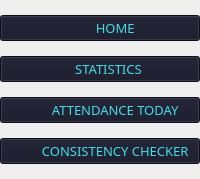
              <widget class="QFrame" name="frame_top_menu">
               <property name="minimumSize">
                <size>
                 <width>0</width>
                 <height>0</height>
                </size>
               </property>
               <property name="styleSheet">
                <string notr="true"/>
               </property>
               <property name="frameShape">
                <enum>QFrame::NoFrame</enum>
               </property>
               <property name="frameShadow">
                <enum>QFrame::Raised</enum>
               </property>
               <layout class="QVBoxLayout" name="verticalLayout_6">
                <property name="spacing">
                 <number>15</number>
                </property>
                <property name="leftMargin">
                 <number>0</number>
                </property>
                <property name="topMargin">
                 <number>15</number>
                </property>
                <property name="rightMargin">
                 <number>0</number>
                </property>
                <property name="bottomMargin">
                 <number>15</number>
                </property>
                <item>
                 <widget class="QPushButton" name="menu_btn_home">
                  <property name="sizePolicy">
                   <sizepolicy hsizetype="Expanding" vsizetype="Expanding">
                    <horstretch>0</horstretch>
                    <verstretch>0</verstretch>
                   </sizepolicy>
                  </property>
                  <property name="minimumSize">
                   <size>
                    <width>0</width>
                    <height>0</height>
                   </size>
                  </property>
                  <property name="palette">
                   <palette>
                    <active>
                     <colorrole role="WindowText">
                      <brush brushstyle="SolidPattern">
                       <color alpha="255">
                        <red>67</red>
                        <green>221</green>
                        <blue>230</blue>
                       </color>
                      </brush>
                     </colorrole>
                     <colorrole role="Button">
                      <brush brushstyle="SolidPattern">
                       <color alpha="255">
                        <red>20</red>
                        <green>21</green>
                        <blue>38</blue>
                       </color>
                      </brush>
                     </colorrole>
                     <colorrole role="Text">
                      <brush brushstyle="SolidPattern">
                       <color alpha="255">
                        <red>67</red>
                        <green>221</green>
                        <blue>230</blue>
                       </color>
                      </brush>
                     </colorrole>
                     <colorrole role="ButtonText">
                      <brush brushstyle="SolidPattern">
                       <color alpha="255">
                        <red>67</red>
                        <green>221</green>
                        <blue>230</blue>
                       </color>
                      </brush>
                     </colorrole>
                     <colorrole role="Base">
                      <brush brushstyle="SolidPattern">
                       <color alpha="255">
                        <red>20</red>
                        <green>21</green>
                        <blue>38</blue>
                       </color>
                      </brush>
                     </colorrole>
                     <colorrole role="Window">
                      <brush brushstyle="SolidPattern">
                       <color alpha="255">
                        <red>20</red>
                        <green>21</green>
                        <blue>38</blue>
                       </color>
                      </brush>
                     </colorrole>
                    </active>
                    <inactive>
                     <colorrole role="WindowText">
                      <brush brushstyle="SolidPattern">
                       <color alpha="255">
                        <red>67</red>
                        <green>221</green>
                        <blue>230</blue>
                       </color>
                      </brush>
                     </colorrole>
                     <colorrole role="Button">
                      <brush brushstyle="SolidPattern">
                       <color alpha="255">
                        <red>20</red>
                        <green>21</green>
                        <blue>38</blue>
                       </color>
                      </brush>
                     </colorrole>
                     <colorrole role="Text">
                      <brush brushstyle="SolidPattern">
                       <color alpha="255">
                        <red>67</red>
                        <green>221</green>
                        <blue>230</blue>
                       </color>
                      </brush>
                     </colorrole>
                     <colorrole role="ButtonText">
                      <brush brushstyle="SolidPattern">
                       <color alpha="255">
                        <red>67</red>
                        <green>221</green>
                        <blue>230</blue>
                       </color>
                      </brush>
                     </colorrole>
                     <colorrole role="Base">
                      <brush brushstyle="SolidPattern">
                       <color alpha="255">
                        <red>20</red>
                        <green>21</green>
                        <blue>38</blue>
                       </color>
                      </brush>
                     </colorrole>
                     <colorrole role="Window">
                      <brush brushstyle="SolidPattern">
                       <color alpha="255">
                        <red>20</red>
                        <green>21</green>
                        <blue>38</blue>
                       </color>
                      </brush>
                     </colorrole>
                    </inactive>
                    <disabled>
                     <colorrole role="WindowText">
                      <brush brushstyle="SolidPattern">
                       <color alpha="255">
                        <red>67</red>
                        <green>221</green>
                        <blue>230</blue>
                       </color>
                      </brush>
                     </colorrole>
                     <colorrole role="Button">
                      <brush brushstyle="SolidPattern">
                       <color alpha="255">
                        <red>20</red>
                        <green>21</green>
                        <blue>38</blue>
                       </color>
                      </brush>
                     </colorrole>
                     <colorrole role="Text">
                      <brush brushstyle="SolidPattern">
                       <color alpha="255">
                        <red>67</red>
                        <green>221</green>
                        <blue>230</blue>
                       </color>
                      </brush>
                     </colorrole>
                     <colorrole role="ButtonText">
                      <brush brushstyle="SolidPattern">
                       <color alpha="255">
                        <red>67</red>
                        <green>221</green>
                        <blue>230</blue>
                       </color>
                      </brush>
                     </colorrole>
                     <colorrole role="Base">
                      <brush brushstyle="SolidPattern">
                       <color alpha="255">
                        <red>20</red>
                        <green>21</green>
                        <blue>38</blue>
                       </color>
                      </brush>
                     </colorrole>
                     <colorrole role="Window">
                      <brush brushstyle="SolidPattern">
                       <color alpha="255">
                        <red>20</red>
                        <green>21</green>
                        <blue>38</blue>
                       </color>
                      </brush>
                     </colorrole>
                    </disabled>
                   </palette>
                  </property>
                  <property name="font">
                   <font>
                    <family>Montserrat</family>
                    <pointsize>10</pointsize>
                   </font>
                  </property>
                  <property name="cursor">
                   <cursorShape>PointingHandCursor</cursorShape>
                  </property>
                  <property name="layoutDirection">
                   <enum>Qt::LeftToRight</enum>
                  </property>
                  <property name="styleSheet">
                   <string notr="true">*:selected{
	background-color: rgb(255, 255, 255);
}</string>
                  </property>
                  <property name="text">
                   <string>         HOME</string>
                  </property>
                  <property name="icon">
                   <iconset resource="../imgs.qrc">
                    <normaloff>:/newPrefix/images/icons8-home-24.png</normaloff>:/newPrefix/images/icons8-home-24.png</iconset>
                  </property>
                  <property name="iconSize">
                   <size>
                    <width>80</width>
                    <height>80</height>
                   </size>
                  </property>
                  <property name="autoRepeat">
                   <bool>false</bool>
                  </property>
                  <property name="autoDefault">
                   <bool>false</bool>
                  </property>
                 </widget>
                </item>
                <item>
                 <widget class="QPushButton" name="menu_btn_stat">
                  <property name="sizePolicy">
                   <sizepolicy hsizetype="Expanding" vsizetype="Expanding">
                    <horstretch>0</horstretch>
                    <verstretch>0</verstretch>
                   </sizepolicy>
                  </property>
                  <property name="palette">
                   <palette>
                    <active>
                     <colorrole role="WindowText">
                      <brush brushstyle="SolidPattern">
                       <color alpha="255">
                        <red>67</red>
                        <green>221</green>
                        <blue>230</blue>
                       </color>
                      </brush>
                     </colorrole>
                     <colorrole role="Button">
                      <brush brushstyle="SolidPattern">
                       <color alpha="255">
                        <red>20</red>
                        <green>21</green>
                        <blue>38</blue>
                       </color>
                      </brush>
                     </colorrole>
                     <colorrole role="Text">
                      <brush brushstyle="SolidPattern">
                       <color alpha="255">
                        <red>67</red>
                        <green>221</green>
                        <blue>230</blue>
                       </color>
                      </brush>
                     </colorrole>
                     <colorrole role="ButtonText">
                      <brush brushstyle="SolidPattern">
                       <color alpha="255">
                        <red>67</red>
                        <green>221</green>
                        <blue>230</blue>
                       </color>
                      </brush>
                     </colorrole>
                     <colorrole role="Base">
                      <brush brushstyle="SolidPattern">
                       <color alpha="255">
                        <red>20</red>
                        <green>21</green>
                        <blue>38</blue>
                       </color>
                      </brush>
                     </colorrole>
                     <colorrole role="Window">
                      <brush brushstyle="SolidPattern">
                       <color alpha="255">
                        <red>20</red>
                        <green>21</green>
                        <blue>38</blue>
                       </color>
                      </brush>
                     </colorrole>
                    </active>
                    <inactive>
                     <colorrole role="WindowText">
                      <brush brushstyle="SolidPattern">
                       <color alpha="255">
                        <red>67</red>
                        <green>221</green>
                        <blue>230</blue>
                       </color>
                      </brush>
                     </colorrole>
                     <colorrole role="Button">
                      <brush brushstyle="SolidPattern">
                       <color alpha="255">
                        <red>20</red>
                        <green>21</green>
                        <blue>38</blue>
                       </color>
                      </brush>
                     </colorrole>
                     <colorrole role="Text">
                      <brush brushstyle="SolidPattern">
                       <color alpha="255">
                        <red>67</red>
                        <green>221</green>
                        <blue>230</blue>
                       </color>
                      </brush>
                     </colorrole>
                     <colorrole role="ButtonText">
                      <brush brushstyle="SolidPattern">
                       <color alpha="255">
                        <red>67</red>
                        <green>221</green>
                        <blue>230</blue>
                       </color>
                      </brush>
                     </colorrole>
                     <colorrole role="Base">
                      <brush brushstyle="SolidPattern">
                       <color alpha="255">
                        <red>20</red>
                        <green>21</green>
                        <blue>38</blue>
                       </color>
                      </brush>
                     </colorrole>
                     <colorrole role="Window">
                      <brush brushstyle="SolidPattern">
                       <color alpha="255">
                        <red>20</red>
                        <green>21</green>
                        <blue>38</blue>
                       </color>
                      </brush>
                     </colorrole>
                    </inactive>
                    <disabled>
                     <colorrole role="WindowText">
                      <brush brushstyle="SolidPattern">
                       <color alpha="255">
                        <red>67</red>
                        <green>221</green>
                        <blue>230</blue>
                       </color>
                      </brush>
                     </colorrole>
                     <colorrole role="Button">
                      <brush brushstyle="SolidPattern">
                       <color alpha="255">
                        <red>20</red>
                        <green>21</green>
                        <blue>38</blue>
                       </color>
                      </brush>
                     </colorrole>
                     <colorrole role="Text">
                      <brush brushstyle="SolidPattern">
                       <color alpha="255">
                        <red>67</red>
                        <green>221</green>
                        <blue>230</blue>
                       </color>
                      </brush>
                     </colorrole>
                     <colorrole role="ButtonText">
                      <brush brushstyle="SolidPattern">
                       <color alpha="255">
                        <red>67</red>
                        <green>221</green>
                        <blue>230</blue>
                       </color>
                      </brush>
                     </colorrole>
                     <colorrole role="Base">
                      <brush brushstyle="SolidPattern">
                       <color alpha="255">
                        <red>20</red>
                        <green>21</green>
                        <blue>38</blue>
                       </color>
                      </brush>
                     </colorrole>
                     <colorrole role="Window">
                      <brush brushstyle="SolidPattern">
                       <color alpha="255">
                        <red>20</red>
                        <green>21</green>
                        <blue>38</blue>
                       </color>
                      </brush>
                     </colorrole>
                    </disabled>
                   </palette>
                  </property>
                  <property name="font">
                   <font>
                    <family>Montserrat</family>
                    <pointsize>10</pointsize>
                   </font>
                  </property>
                  <property name="cursor">
                   <cursorShape>PointingHandCursor</cursorShape>
                  </property>
                  <property name="styleSheet">
                   <string notr="true"/>
                  </property>
                  <property name="text">
                   <string>         STATISTICS    </string>
                  </property>
                  <property name="icon">
                   <iconset resource="../imgs.qrc">
                    <normaloff>:/newPrefix/images/icons8-combo-chart-24.png</normaloff>:/newPrefix/images/icons8-combo-chart-24.png</iconset>
                  </property>
                  <property name="iconSize">
                   <size>
                    <width>80</width>
                    <height>80</height>
                   </size>
                  </property>
                 </widget>
                </item>
                <item>
                 <widget class="QPushButton" name="menu_btn_attndnce">
                  <property name="sizePolicy">
                   <sizepolicy hsizetype="Expanding" vsizetype="Expanding">
                    <horstretch>0</horstretch>
                    <verstretch>0</verstretch>
                   </sizepolicy>
                  </property>
                  <property name="palette">
                   <palette>
                    <active>
                     <colorrole role="WindowText">
                      <brush brushstyle="SolidPattern">
                       <color alpha="255">
                        <red>67</red>
                        <green>221</green>
                        <blue>230</blue>
                       </color>
                      </brush>
                     </colorrole>
                     <colorrole role="Button">
                      <brush brushstyle="SolidPattern">
                       <color alpha="255">
                        <red>20</red>
                        <green>21</green>
                        <blue>38</blue>
                       </color>
                      </brush>
                     </colorrole>
                     <colorrole role="Text">
                      <brush brushstyle="SolidPattern">
                       <color alpha="255">
                        <red>67</red>
                        <green>221</green>
                        <blue>230</blue>
                       </color>
                      </brush>
                     </colorrole>
                     <colorrole role="ButtonText">
                      <brush brushstyle="SolidPattern">
                       <color alpha="255">
                        <red>67</red>
                        <green>221</green>
                        <blue>230</blue>
                       </color>
                      </brush>
                     </colorrole>
                     <colorrole role="Base">
                      <brush brushstyle="SolidPattern">
                       <color alpha="255">
                        <red>20</red>
                        <green>21</green>
                        <blue>38</blue>
                       </color>
                      </brush>
                     </colorrole>
                     <colorrole role="Window">
                      <brush brushstyle="SolidPattern">
                       <color alpha="255">
                        <red>20</red>
                        <green>21</green>
                        <blue>38</blue>
                       </color>
                      </brush>
                     </colorrole>
                    </active>
                    <inactive>
                     <colorrole role="WindowText">
                      <brush brushstyle="SolidPattern">
                       <color alpha="255">
                        <red>67</red>
                        <green>221</green>
                        <blue>230</blue>
                       </color>
                      </brush>
                     </colorrole>
                     <colorrole role="Button">
                      <brush brushstyle="SolidPattern">
                       <color alpha="255">
                        <red>20</red>
                        <green>21</green>
                        <blue>38</blue>
                       </color>
                      </brush>
                     </colorrole>
                     <colorrole role="Text">
                      <brush brushstyle="SolidPattern">
                       <color alpha="255">
                        <red>67</red>
                        <green>221</green>
                        <blue>230</blue>
                       </color>
                      </brush>
                     </colorrole>
                     <colorrole role="ButtonText">
                      <brush brushstyle="SolidPattern">
                       <color alpha="255">
                        <red>67</red>
                        <green>221</green>
                        <blue>230</blue>
                       </color>
                      </brush>
                     </colorrole>
                     <colorrole role="Base">
                      <brush brushstyle="SolidPattern">
                       <color alpha="255">
                        <red>20</red>
                        <green>21</green>
                        <blue>38</blue>
                       </color>
                      </brush>
                     </colorrole>
                     <colorrole role="Window">
                      <brush brushstyle="SolidPattern">
                       <color alpha="255">
                        <red>20</red>
                        <green>21</green>
                        <blue>38</blue>
                       </color>
                      </brush>
                     </colorrole>
                    </inactive>
                    <disabled>
                     <colorrole role="WindowText">
                      <brush brushstyle="SolidPattern">
                       <color alpha="255">
                        <red>67</red>
                        <green>221</green>
                        <blue>230</blue>
                       </color>
                      </brush>
                     </colorrole>
                     <colorrole role="Button">
                      <brush brushstyle="SolidPattern">
                       <color alpha="255">
                        <red>20</red>
                        <green>21</green>
                        <blue>38</blue>
                       </color>
                      </brush>
                     </colorrole>
                     <colorrole role="Text">
                      <brush brushstyle="SolidPattern">
                       <color alpha="255">
                        <red>67</red>
                        <green>221</green>
                        <blue>230</blue>
                       </color>
                      </brush>
                     </colorrole>
                     <colorrole role="ButtonText">
                      <brush brushstyle="SolidPattern">
                       <color alpha="255">
                        <red>67</red>
                        <green>221</green>
                        <blue>230</blue>
                       </color>
                      </brush>
                     </colorrole>
                     <colorrole role="Base">
                      <brush brushstyle="SolidPattern">
                       <color alpha="255">
                        <red>20</red>
                        <green>21</green>
                        <blue>38</blue>
                       </color>
                      </brush>
                     </colorrole>
                     <colorrole role="Window">
                      <brush brushstyle="SolidPattern">
                       <color alpha="255">
                        <red>20</red>
                        <green>21</green>
                        <blue>38</blue>
                       </color>
                      </brush>
                     </colorrole>
                    </disabled>
                   </palette>
                  </property>
                  <property name="font">
                   <font>
                    <family>Montserrat</family>
                    <pointsize>10</pointsize>
                   </font>
                  </property>
                  <property name="cursor">
                   <cursorShape>PointingHandCursor</cursorShape>
                  </property>
                  <property name="styleSheet">
                   <string notr="true"/>
                  </property>
                  <property name="text">
                   <string>         ATTENDANCE TODAY</string>
                  </property>
                  <property name="icon">
                   <iconset resource="../imgs.qrc">
                    <normaloff>:/newPrefix/images/icons8-attendance-24.png</normaloff>:/newPrefix/images/icons8-attendance-24.png</iconset>
                  </property>
                  <property name="iconSize">
                   <size>
                    <width>80</width>
                    <height>80</height>
                   </size>
                  </property>
                 </widget>
                </item>
                <item>
                 <widget class="QPushButton" name="menu_btn_conCheck">
                  <property name="sizePolicy">
                   <sizepolicy hsizetype="Expanding" vsizetype="Expanding">
                    <horstretch>0</horstretch>
                    <verstretch>0</verstretch>
                   </sizepolicy>
                  </property>
                  <property name="palette">
                   <palette>
                    <active>
                     <colorrole role="WindowText">
                      <brush brushstyle="SolidPattern">
                       <color alpha="255">
                        <red>67</red>
                        <green>221</green>
                        <blue>230</blue>
                       </color>
                      </brush>
                     </colorrole>
                     <colorrole role="Button">
                      <brush brushstyle="SolidPattern">
                       <color alpha="255">
                        <red>20</red>
                        <green>21</green>
                        <blue>38</blue>
                       </color>
                      </brush>
                     </colorrole>
                     <colorrole role="Text">
                      <brush brushstyle="SolidPattern">
                       <color alpha="255">
                        <red>67</red>
                        <green>221</green>
                        <blue>230</blue>
                       </color>
                      </brush>
                     </colorrole>
                     <colorrole role="ButtonText">
                      <brush brushstyle="SolidPattern">
                       <color alpha="255">
                        <red>67</red>
                        <green>221</green>
                        <blue>230</blue>
                       </color>
                      </brush>
                     </colorrole>
                     <colorrole role="Base">
                      <brush brushstyle="SolidPattern">
                       <color alpha="255">
                        <red>20</red>
                        <green>21</green>
                        <blue>38</blue>
                       </color>
                      </brush>
                     </colorrole>
                     <colorrole role="Window">
                      <brush brushstyle="SolidPattern">
                       <color alpha="255">
                        <red>20</red>
                        <green>21</green>
                        <blue>38</blue>
                       </color>
                      </brush>
                     </colorrole>
                    </active>
                    <inactive>
                     <colorrole role="WindowText">
                      <brush brushstyle="SolidPattern">
                       <color alpha="255">
                        <red>67</red>
                        <green>221</green>
                        <blue>230</blue>
                       </color>
                      </brush>
                     </colorrole>
                     <colorrole role="Button">
                      <brush brushstyle="SolidPattern">
                       <color alpha="255">
                        <red>20</red>
                        <green>21</green>
                        <blue>38</blue>
                       </color>
                      </brush>
                     </colorrole>
                     <colorrole role="Text">
                      <brush brushstyle="SolidPattern">
                       <color alpha="255">
                        <red>67</red>
                        <green>221</green>
                        <blue>230</blue>
                       </color>
                      </brush>
                     </colorrole>
                     <colorrole role="ButtonText">
                      <brush brushstyle="SolidPattern">
                       <color alpha="255">
                        <red>67</red>
                        <green>221</green>
                        <blue>230</blue>
                       </color>
                      </brush>
                     </colorrole>
                     <colorrole role="Base">
                      <brush brushstyle="SolidPattern">
                       <color alpha="255">
                        <red>20</red>
                        <green>21</green>
                        <blue>38</blue>
                       </color>
                      </brush>
                     </colorrole>
                     <colorrole role="Window">
                      <brush brushstyle="SolidPattern">
                       <color alpha="255">
                        <red>20</red>
                        <green>21</green>
                        <blue>38</blue>
                       </color>
                      </brush>
                     </colorrole>
                    </inactive>
                    <disabled>
                     <colorrole role="WindowText">
                      <brush brushstyle="SolidPattern">
                       <color alpha="255">
                        <red>67</red>
                        <green>221</green>
                        <blue>230</blue>
                       </color>
                      </brush>
                     </colorrole>
                     <colorrole role="Button">
                      <brush brushstyle="SolidPattern">
                       <color alpha="255">
                        <red>20</red>
                        <green>21</green>
                        <blue>38</blue>
                       </color>
                      </brush>
                     </colorrole>
                     <colorrole role="Text">
                      <brush brushstyle="SolidPattern">
                       <color alpha="255">
                        <red>67</red>
                        <green>221</green>
                        <blue>230</blue>
                       </color>
                      </brush>
                     </colorrole>
                     <colorrole role="ButtonText">
                      <brush brushstyle="SolidPattern">
                       <color alpha="255">
                        <red>67</red>
                        <green>221</green>
                        <blue>230</blue>
                       </color>
                      </brush>
                     </colorrole>
                     <colorrole role="Base">
                      <brush brushstyle="SolidPattern">
                       <color alpha="255">
                        <red>20</red>
                        <green>21</green>
                        <blue>38</blue>
                       </color>
                      </brush>
                     </colorrole>
                     <colorrole role="Window">
                      <brush brushstyle="SolidPattern">
                       <color alpha="255">
                        <red>20</red>
                        <green>21</green>
                        <blue>38</blue>
                       </color>
                      </brush>
                     </colorrole>
                    </disabled>
                   </palette>
                  </property>
                  <property name="font">
                   <font>
                    <family>Montserrat</family>
                    <pointsize>10</pointsize>
                   </font>
                  </property>
                  <property name="cursor">
                   <cursorShape>PointingHandCursor</cursorShape>
                  </property>
                  <property name="styleSheet">
                   <string notr="true"/>
                  </property>
                  <property name="text">
                   <string>         CONSISTENCY CHECKER</string>
                  </property>
                  <property name="icon">
                   <iconset resource="../imgs.qrc">
                    <normaloff>:/newPrefix/images/icons8-personal-growth-24.png</normaloff>:/newPrefix/images/icons8-personal-growth-24.png</iconset>
                  </property>
                  <property name="iconSize">
                   <size>
                    <width>80</width>
                    <height>80</height>
                   </size>
                  </property>
                 </widget>
                </item>
               </layout>
              </widget>
